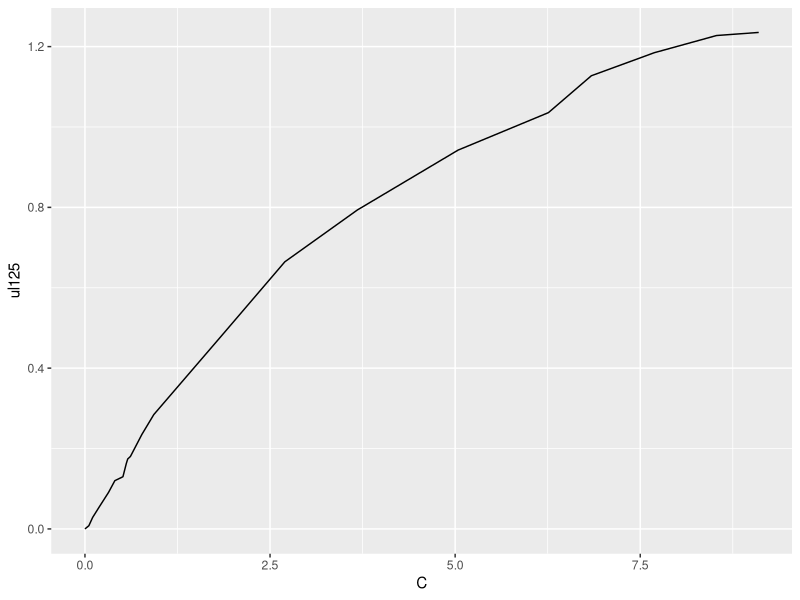
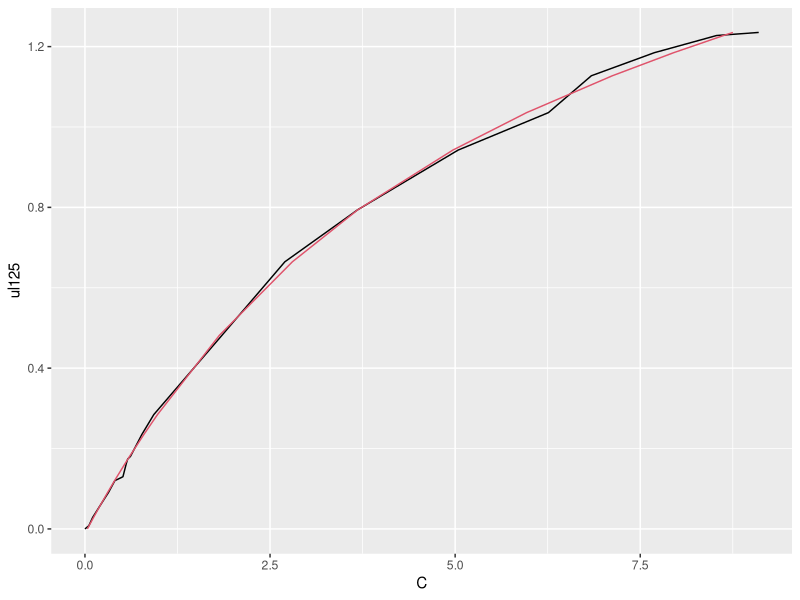

Generate these figures, in order, with R: (Note: this script raises an error after producing the figures.)
##### PATH LENGTH CORRECTION EXPLORATION
##### Author  : Saurin Parikh (dr.saurin.parikh@gmail.com)
##### Date    : 05/23/2019

##### INITIALIZATION
#install.packages("readxl")
library(readxl)
library(ggplot2)

d <- read_excel("rawData/pathlengthdata.xlsx",col_types = "numeric")
colnames(d) <- c('ul80','ul100','ul125','ul150','C')

fit <- lm(C~ul125+I(ul125^2)+I(ul125^3)+I(ul125^4), data=d)
pC <- predict(fit)

qplot(C, ul125, data=d, geom="line")
last_plot() + geom_line(aes(x=pC, y=ul125), col=2)

summary(fit)$r.squared
summary(fit)$adj.r.squared

save(fit, file = 'plc_models/plcor125.rda')

pr <- read_excel("rawData/Exp16_19_RawData.xlsx",col_types = "numeric")

dim(pr)
pr$Time <- seq(0,15*(dim(pr)[1]-1),15)
pr <- pr[1:89,]

for (i in 2:dim(pr)[2]) {
  temp <- data.frame(ul125 = pr[[i]])
  pr[[i]] <- predict(fit, temp)
}

df<- pr


